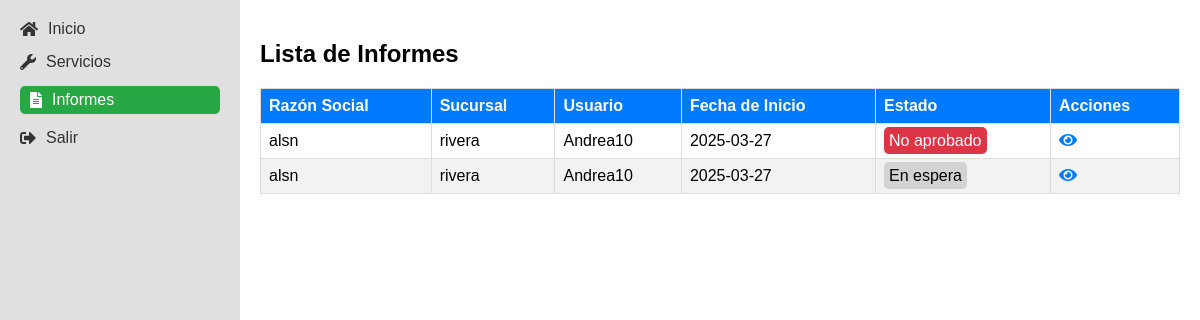
The app's page /informe_admin.php (signed in) with its own data.
### tables this page shows
CREATE TABLE `informes` (
  `id` int(11) NOT NULL,
  `servicio_id` int(11) DEFAULT NULL,
  `fecha_inicio` date DEFAULT NULL,
  `observaciones` text DEFAULT NULL,
  `resultado` varchar(255) DEFAULT NULL,
  `medida_inicial` decimal(5,2) DEFAULT NULL,
  `hora_inicio` time DEFAULT NULL,
  `medida_final` decimal(5,2) DEFAULT NULL,
  `hora_fin` time DEFAULT NULL,
  `imagen1` varchar(255) DEFAULT NULL,
  `imagen2` varchar(255) DEFAULT NULL,
  `created_at` timestamp NOT NULL DEFAULT current_timestamp(),
  `estado` enum('en_espera','aprobado','no_aprobado') DEFAULT 'en_espera',
  `correcciones` text DEFAULT NULL,
  `created_by` int(11) NOT NULL
);

CREATE TABLE `servicios` (
  `id` int(11) NOT NULL,
  `solicitud_no` varchar(50) DEFAULT NULL,
  `tipo_servicio` varchar(100) DEFAULT NULL,
  `razon_social` varchar(100) DEFAULT NULL,
  `establecimiento` varchar(100) DEFAULT NULL,
  `nit` varchar(20) DEFAULT NULL,
  `material` varchar(50) DEFAULT NULL,
  `tipo_tanque` varchar(50) DEFAULT NULL,
  `capacidad` int(11) DEFAULT NULL,
  `producto` varchar(50) DEFAULT NULL,
  `ano_fabricacion` int(11) DEFAULT NULL,
  `sucursal` varchar(100) DEFAULT NULL,
  `usuario` varchar(100) DEFAULT NULL,
  `fecha_inicio` date DEFAULT NULL,
  `created_by` int(11) DEFAULT NULL,
  `created_at` timestamp NOT NULL DEFAULT current_timestamp()
);

CREATE TABLE `usuarios` (
  `id` int(11) NOT NULL,
  `nombre_completo` varchar(100) NOT NULL,
  `email` varchar(100) NOT NULL,
  `telefono` varchar(20) NOT NULL,
  `username` varchar(50) NOT NULL,
  `password` varchar(255) NOT NULL,
  `rol` enum('administrador','tecnico') NOT NULL,
  `created_at` timestamp NOT NULL DEFAULT current_timestamp()
);

### informe_admin.php (the view, shortened to what this page needs)
<?php
include 'db_connect.php';
$sql = "SELECT i.id, i.servicio_id, i.fecha_inicio, i.estado, s.razon_social, s.sucursal, u.username
        FROM informes i
        LEFT JOIN servicios s ON i.servicio_id = s.id
        LEFT JOIN usuarios u ON i.created_by = u.id
        ORDER BY i.created_at DESC";
$stmt = $conn->prepare($sql);
$stmt->execute();
$informes = $stmt->fetchAll(PDO::FETCH_ASSOC);
?>
<!DOCTYPE html>
<html lang="es">
<head>
    <link rel="stylesheet" href="https://cdnjs.cloudflare.com/ajax/libs/font-awesome/5.15.4/css/all.min.css">
</head>
<body>
    <div class="sidebar">
        <a href="admin_dashboard.php"><i class="fas fa-home"></i> Inicio</a>
        <a href="subir_servicio.php"><i class="fas fa-wrench"></i> Servicios</a>
        <a href="informes_admin.php" class="active"><i class="fas fa-file-alt"></i> Informes</a>
        <a href="logout.php"><i class="fas fa-sign-out-alt"></i> Salir</a>
    </div>
    <div class="main-content">
        <h2>Lista de Informes</h2>
        <?php if (count($informes) > 0): ?>
            <table class="informes-table">
                <thead>
                    <tr>
                        <th>Razón Social</th>
                        <th>Sucursal</th>
                        <th>Usuario</th>
                        <th>Fecha de Inicio</th>
                        <th>Estado</th>
                        <th>Acciones</th>
                    </tr>
                </thead>
                <tbody>
                    <?php foreach ($informes as $informe): ?>
                        <tr>
                            <td><?php echo htmlspecialchars($informe['razon_social'] ?? 'No disponible'); ?></td>
                            <td><?php echo htmlspecialchars($informe['sucursal'] ?? 'No disponible'); ?></td>
                            <td><?php echo htmlspecialchars($informe['username'] ?? 'No disponible'); ?></td>
                            <td><?php echo htmlspecialchars($informe['fecha_inicio']); ?></td>
                            <td>
                                <span class="estado-<?php echo $informe['estado']; ?>">
                                    <?php
                                    if ($informe['estado'] == 'en_espera') echo 'En espera';
                                    elseif ($informe['estado'] == 'aprobado') echo 'Aprobado';
                                    else echo 'No aprobado';
                                    ?>
                                </span>
                            </td>
                            <td class="action-icons">
                                <a href="ver_informe.php?id=<?php echo $informe['id']; ?>" title="Ver Detalles"><i class="fas fa-eye"></i></a>
                            </td>
                        </tr>
                    <?php endforeach; ?>
                </tbody>
            </table>
        <?php else: ?>
            <p>No hay informes disponibles.</p>
        <?php endif; ?>
    </div>
</body>
</html>

### informe_admin.php (style rules this page uses)
body { font-family: Arial, sans-serif; margin: 0; display: flex; }
.sidebar { width: 200px; background: #e0e0e0; padding: 20px; height: 100vh; }
.sidebar a { display: flex; align-items: center; color: #333; text-decoration: none; margin-bottom: 15px; }
.sidebar a i { margin-right: 10px; }
.sidebar a.active { background: #28a745; color: white; padding: 5px 10px; border-radius: 5px; }
.main-content { flex-grow: 1; padding: 20px; background: white; }
.informes-table { width: 100%; border-collapse: collapse; margin-top: 20px; }
.informes-table th, .informes-table td { border: 1px solid #ddd; padding: 8px; text-align: left; }
.informes-table th { background: #007bff; color: white; }
.informes-table tr:nth-child(even) { background: #f2f2f2; }
.estado-en_espera { background: #d3d3d3; color: black; padding: 5px; border-radius: 5px; }
.estado-no_aprobado { background: #dc3545; color: white; padding: 5px; border-radius: 5px; }
.action-icons a { margin-right: 10px; text-decoration: none; color: #007bff; }

### records on screen
informes: servicio.razon_social "alsn", servicio.sucursal "rivera", created_by.username "Andrea10", fecha_inicio "2025-03-27", estado "No aprobado"
informes: servicio.razon_social "alsn", servicio.sucursal "rivera", created_by.username "Andrea10", fecha_inicio "2025-03-27", estado "En espera"
